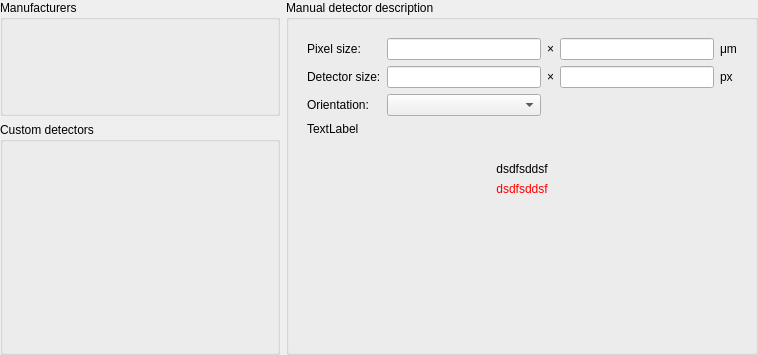
<?xml version="1.0" encoding="UTF-8"?>
<ui version="4.0">
 <class>Form</class>
 <widget class="QWidget" name="Form">
  <property name="geometry">
   <rect>
    <x>0</x>
    <y>0</y>
    <width>758</width>
    <height>355</height>
   </rect>
  </property>
  <property name="sizePolicy">
   <sizepolicy hsizetype="MinimumExpanding" vsizetype="Preferred">
    <horstretch>0</horstretch>
    <verstretch>0</verstretch>
   </sizepolicy>
  </property>
  <property name="windowTitle">
   <string>Form</string>
  </property>
  <layout class="QHBoxLayout" name="horizontalLayout" stretch="0,0">
   <property name="leftMargin">
    <number>0</number>
   </property>
   <property name="topMargin">
    <number>0</number>
   </property>
   <property name="rightMargin">
    <number>0</number>
   </property>
   <property name="bottomMargin">
    <number>0</number>
   </property>
   <item>
    <widget class="QWidget" name="widget" native="true">
     <property name="sizePolicy">
      <sizepolicy hsizetype="Maximum" vsizetype="Preferred">
       <horstretch>0</horstretch>
       <verstretch>0</verstretch>
      </sizepolicy>
     </property>
     <layout class="QVBoxLayout" name="verticalLayout" stretch="0,0">
      <property name="leftMargin">
       <number>0</number>
      </property>
      <property name="topMargin">
       <number>0</number>
      </property>
      <property name="rightMargin">
       <number>0</number>
      </property>
      <property name="bottomMargin">
       <number>0</number>
      </property>
      <item>
       <widget class="QGroupBox" name="groupBox">
        <property name="title">
         <string>Manufacturers</string>
        </property>
        <layout class="QVBoxLayout" name="verticalLayout_4">
         <item>
          <widget class="QListView" name="_manufacturerList">
           <property name="sizePolicy">
            <sizepolicy hsizetype="Maximum" vsizetype="Expanding">
             <horstretch>0</horstretch>
             <verstretch>0</verstretch>
            </sizepolicy>
           </property>
           <property name="styleSheet">
            <string notr="true">QListView {
background-color: transparent;
}</string>
           </property>
           <property name="frameShape">
            <enum>QFrame::NoFrame</enum>
           </property>
           <property name="editTriggers">
            <set>QAbstractItemView::NoEditTriggers</set>
           </property>
           <property name="uniformItemSizes">
            <bool>true</bool>
           </property>
          </widget>
         </item>
        </layout>
       </widget>
      </item>
      <item>
       <widget class="QGroupBox" name="groupBox_2">
        <property name="title">
         <string>Custom detectors</string>
        </property>
        <layout class="QVBoxLayout" name="verticalLayout_5">
         <item>
          <widget class="QListView" name="_customList">
           <property name="sizePolicy">
            <sizepolicy hsizetype="Maximum" vsizetype="Fixed">
             <horstretch>0</horstretch>
             <verstretch>0</verstretch>
            </sizepolicy>
           </property>
           <property name="styleSheet">
            <string notr="true">QListView {
background-color: transparent;
}</string>
           </property>
           <property name="frameShape">
            <enum>QFrame::NoFrame</enum>
           </property>
           <property name="editTriggers">
            <set>QAbstractItemView::NoEditTriggers</set>
           </property>
           <property name="uniformItemSizes">
            <bool>true</bool>
           </property>
          </widget>
         </item>
        </layout>
       </widget>
      </item>
     </layout>
    </widget>
   </item>
   <item>
    <widget class="QStackedWidget" name="_stacked">
     <property name="currentIndex">
      <number>2</number>
     </property>
     <widget class="QWidget" name="_modelPanel">
      <layout class="QVBoxLayout" name="verticalLayout_3">
       <property name="leftMargin">
        <number>0</number>
       </property>
       <property name="topMargin">
        <number>0</number>
       </property>
       <property name="rightMargin">
        <number>0</number>
       </property>
       <property name="bottomMargin">
        <number>0</number>
       </property>
       <item>
        <widget class="QGroupBox" name="groupBox_3">
         <property name="title">
          <string>Models</string>
         </property>
         <layout class="QVBoxLayout" name="verticalLayout_6">
          <item>
           <widget class="QTableView" name="_detectorView">
            <property name="styleSheet">
             <string notr="true">QTableView {
background-color: transparent;
}</string>
            </property>
            <property name="frameShape">
             <enum>QFrame::NoFrame</enum>
            </property>
            <property name="editTriggers">
             <set>QAbstractItemView::NoEditTriggers</set>
            </property>
            <property name="showGrid">
             <bool>false</bool>
            </property>
            <property name="cornerButtonEnabled">
             <bool>false</bool>
            </property>
            <attribute name="horizontalHeaderVisible">
             <bool>false</bool>
            </attribute>
            <attribute name="verticalHeaderVisible">
             <bool>false</bool>
            </attribute>
           </widget>
          </item>
         </layout>
        </widget>
       </item>
       <item>
        <widget class="QGroupBox" name="_splinePanel">
         <property name="title">
          <string>Spline file</string>
         </property>
         <layout class="QVBoxLayout" name="verticalLayout_7">
          <item>
           <widget class="QWidget" name="_splinePanel_" native="true">
            <layout class="QGridLayout" name="gridLayout_4">
             <property name="leftMargin">
              <number>0</number>
             </property>
             <property name="topMargin">
              <number>0</number>
             </property>
             <property name="rightMargin">
              <number>0</number>
             </property>
             <property name="bottomMargin">
              <number>0</number>
             </property>
             <item row="2" column="0">
              <widget class="QLabel" name="_splineError">
               <property name="styleSheet">
                <string notr="true">QLabel {color:red}</string>
               </property>
               <property name="text">
                <string>dsdfsddsf</string>
               </property>
               <property name="alignment">
                <set>Qt::AlignCenter</set>
               </property>
               <property name="wordWrap">
                <bool>true</bool>
               </property>
              </widget>
             </item>
             <item row="1" column="0">
              <widget class="FileEdit" name="_splineFile">
               <property name="text">
                <string/>
               </property>
              </widget>
             </item>
             <item row="1" column="1">
              <widget class="QToolButton" name="_splineLoader">
               <property name="text">
                <string>...</string>
               </property>
              </widget>
             </item>
            </layout>
           </widget>
          </item>
         </layout>
        </widget>
       </item>
      </layout>
     </widget>
     <widget class="QWidget" name="_filePanel">
      <layout class="QGridLayout" name="gridLayout">
       <property name="leftMargin">
        <number>0</number>
       </property>
       <property name="topMargin">
        <number>0</number>
       </property>
       <property name="rightMargin">
        <number>0</number>
       </property>
       <property name="bottomMargin">
        <number>0</number>
       </property>
       <item row="1" column="0">
        <widget class="QGroupBox" name="groupBox_4">
         <property name="title">
          <string>HDF5 or spline file description</string>
         </property>
         <layout class="QGridLayout" name="gridLayout_3">
          <item row="0" column="0">
           <widget class="FileEdit" name="_fileSelection">
            <property name="text">
             <string/>
            </property>
           </widget>
          </item>
          <item row="1" column="0">
           <widget class="QLabel" name="_fileError">
            <property name="styleSheet">
             <string notr="true">QLabel {color:red}</string>
            </property>
            <property name="text">
             <string>dsdfsddsf</string>
            </property>
            <property name="alignment">
             <set>Qt::AlignCenter</set>
            </property>
            <property name="wordWrap">
             <bool>true</bool>
            </property>
           </widget>
          </item>
          <item row="0" column="1">
           <widget class="QToolButton" name="_fileLoader">
            <property name="text">
             <string>...</string>
            </property>
           </widget>
          </item>
          <item row="2" column="0">
           <widget class="QLabel" name="_fileResult">
            <property name="styleSheet">
             <string notr="true"/>
            </property>
            <property name="text">
             <string>dsdfsddsf</string>
            </property>
            <property name="alignment">
             <set>Qt::AlignCenter</set>
            </property>
            <property name="wordWrap">
             <bool>true</bool>
            </property>
           </widget>
          </item>
          <item row="3" column="0">
           <spacer name="verticalSpacer_3">
            <property name="orientation">
             <enum>Qt::Vertical</enum>
            </property>
            <property name="sizeHint" stdset="0">
             <size>
              <width>20</width>
              <height>40</height>
             </size>
            </property>
           </spacer>
          </item>
         </layout>
        </widget>
       </item>
      </layout>
     </widget>
     <widget class="QWidget" name="_manualPanel">
      <layout class="QVBoxLayout" name="verticalLayout_2">
       <property name="leftMargin">
        <number>0</number>
       </property>
       <property name="topMargin">
        <number>0</number>
       </property>
       <property name="rightMargin">
        <number>0</number>
       </property>
       <property name="bottomMargin">
        <number>0</number>
       </property>
       <item>
        <widget class="QGroupBox" name="groupBox_5">
         <property name="title">
          <string>Manual detector description</string>
         </property>
         <layout class="QVBoxLayout" name="verticalLayout_8" stretch="0">
          <item>
           <widget class="QWidget" name="widget_2" native="true">
            <property name="sizePolicy">
             <sizepolicy hsizetype="Preferred" vsizetype="Expanding">
              <horstretch>0</horstretch>
              <verstretch>0</verstretch>
             </sizepolicy>
            </property>
            <layout class="QVBoxLayout" name="verticalLayout_9">
             <item>
              <layout class="QGridLayout" name="gridLayout_2">
               <item row="0" column="0">
                <widget class="QLabel" name="_energyUnit_2">
                 <property name="sizePolicy">
                  <sizepolicy hsizetype="Fixed" vsizetype="Preferred">
                   <horstretch>0</horstretch>
                   <verstretch>0</verstretch>
                  </sizepolicy>
                 </property>
                 <property name="text">
                  <string>Pixel size:</string>
                 </property>
                </widget>
               </item>
               <item row="0" column="1">
                <widget class="QuantityEdit" name="_pixelWidth">
                 <property name="text">
                  <string/>
                 </property>
                 <property name="alignment">
                  <set>Qt::AlignRight|Qt::AlignTrailing|Qt::AlignVCenter</set>
                 </property>
                </widget>
               </item>
               <item row="0" column="2">
                <widget class="QLabel" name="_energyUnit_3">
                 <property name="sizePolicy">
                  <sizepolicy hsizetype="Fixed" vsizetype="Preferred">
                   <horstretch>0</horstretch>
                   <verstretch>0</verstretch>
                  </sizepolicy>
                 </property>
                 <property name="text">
                  <string>×</string>
                 </property>
                </widget>
               </item>
               <item row="0" column="3">
                <widget class="QuantityEdit" name="_pixelHeight">
                 <property name="text">
                  <string/>
                 </property>
                 <property name="alignment">
                  <set>Qt::AlignRight|Qt::AlignTrailing|Qt::AlignVCenter</set>
                 </property>
                </widget>
               </item>
               <item row="0" column="4">
                <widget class="QLabel" name="_energyUnit">
                 <property name="sizePolicy">
                  <sizepolicy hsizetype="Fixed" vsizetype="Preferred">
                   <horstretch>0</horstretch>
                   <verstretch>0</verstretch>
                  </sizepolicy>
                 </property>
                 <property name="text">
                  <string>μm</string>
                 </property>
                </widget>
               </item>
               <item row="1" column="0">
                <widget class="QLabel" name="_energyUnit_5">
                 <property name="sizePolicy">
                  <sizepolicy hsizetype="Fixed" vsizetype="Preferred">
                   <horstretch>0</horstretch>
                   <verstretch>0</verstretch>
                  </sizepolicy>
                 </property>
                 <property name="text">
                  <string>Detector size:</string>
                 </property>
                </widget>
               </item>
               <item row="1" column="1">
                <widget class="QuantityEdit" name="_detectorWidth">
                 <property name="text">
                  <string/>
                 </property>
                 <property name="alignment">
                  <set>Qt::AlignRight|Qt::AlignTrailing|Qt::AlignVCenter</set>
                 </property>
                </widget>
               </item>
               <item row="1" column="2">
                <widget class="QLabel" name="_energyUnit_7">
                 <property name="sizePolicy">
                  <sizepolicy hsizetype="Fixed" vsizetype="Preferred">
                   <horstretch>0</horstretch>
                   <verstretch>0</verstretch>
                  </sizepolicy>
                 </property>
                 <property name="text">
                  <string>×</string>
                 </property>
                </widget>
               </item>
               <item row="1" column="3">
                <widget class="QuantityEdit" name="_detectorHeight">
                 <property name="text">
                  <string/>
                 </property>
                 <property name="alignment">
                  <set>Qt::AlignRight|Qt::AlignTrailing|Qt::AlignVCenter</set>
                 </property>
                </widget>
               </item>
               <item row="1" column="4">
                <widget class="QLabel" name="_energyUnit_8">
                 <property name="sizePolicy">
                  <sizepolicy hsizetype="Fixed" vsizetype="Preferred">
                   <horstretch>0</horstretch>
                   <verstretch>0</verstretch>
                  </sizepolicy>
                 </property>
                 <property name="text">
                  <string>px</string>
                 </property>
                </widget>
               </item>
               <item row="2" column="0">
                <widget class="QLabel" name="_energyUnit_6">
                 <property name="sizePolicy">
                  <sizepolicy hsizetype="Fixed" vsizetype="Preferred">
                   <horstretch>0</horstretch>
                   <verstretch>0</verstretch>
                  </sizepolicy>
                 </property>
                 <property name="text">
                  <string>Orientation:</string>
                 </property>
                </widget>
               </item>
               <item row="2" column="1">
                <widget class="QComboBox" name="_detectorOrientation"/>
               </item>
              </layout>
             </item>
             <item>
              <widget class="QLabel" name="_detectorOrientationLabel">
               <property name="text">
                <string>TextLabel</string>
               </property>
              </widget>
             </item>
             <item>
              <widget class="QLabel" name="_orientationLabel">
               <property name="sizePolicy">
                <sizepolicy hsizetype="Fixed" vsizetype="Preferred">
                 <horstretch>0</horstretch>
                 <verstretch>0</verstretch>
                </sizepolicy>
               </property>
               <property name="text">
                <string/>
               </property>
              </widget>
             </item>
             <item>
              <widget class="QLabel" name="_customResult">
               <property name="styleSheet">
                <string notr="true"/>
               </property>
               <property name="text">
                <string>dsdfsddsf</string>
               </property>
               <property name="alignment">
                <set>Qt::AlignCenter</set>
               </property>
               <property name="wordWrap">
                <bool>true</bool>
               </property>
              </widget>
             </item>
             <item>
              <widget class="QLabel" name="_customError">
               <property name="styleSheet">
                <string notr="true">QLabel {color:red}</string>
               </property>
               <property name="text">
                <string>dsdfsddsf</string>
               </property>
               <property name="alignment">
                <set>Qt::AlignCenter</set>
               </property>
               <property name="wordWrap">
                <bool>true</bool>
               </property>
              </widget>
             </item>
             <item>
              <spacer name="verticalSpacer">
               <property name="orientation">
                <enum>Qt::Vertical</enum>
               </property>
               <property name="sizeHint" stdset="0">
                <size>
                 <width>17</width>
                 <height>119</height>
                </size>
               </property>
              </spacer>
             </item>
            </layout>
           </widget>
          </item>
         </layout>
        </widget>
       </item>
      </layout>
     </widget>
    </widget>
   </item>
  </layout>
 </widget>
 <customwidgets>
  <customwidget>
   <class>QuantityEdit</class>
   <extends>QLineEdit</extends>
   <header>pyFAI.gui.widgets.QuantityEdit</header>
  </customwidget>
  <customwidget>
   <class>FileEdit</class>
   <extends>QLineEdit</extends>
   <header>pyFAI.gui.widgets.FileEdit</header>
  </customwidget>
 </customwidgets>
 <tabstops>
  <tabstop>_splineFile</tabstop>
  <tabstop>_splineLoader</tabstop>
  <tabstop>_pixelWidth</tabstop>
  <tabstop>_pixelHeight</tabstop>
  <tabstop>_detectorWidth</tabstop>
  <tabstop>_detectorHeight</tabstop>
 </tabstops>
 <resources/>
 <connections/>
</ui>
